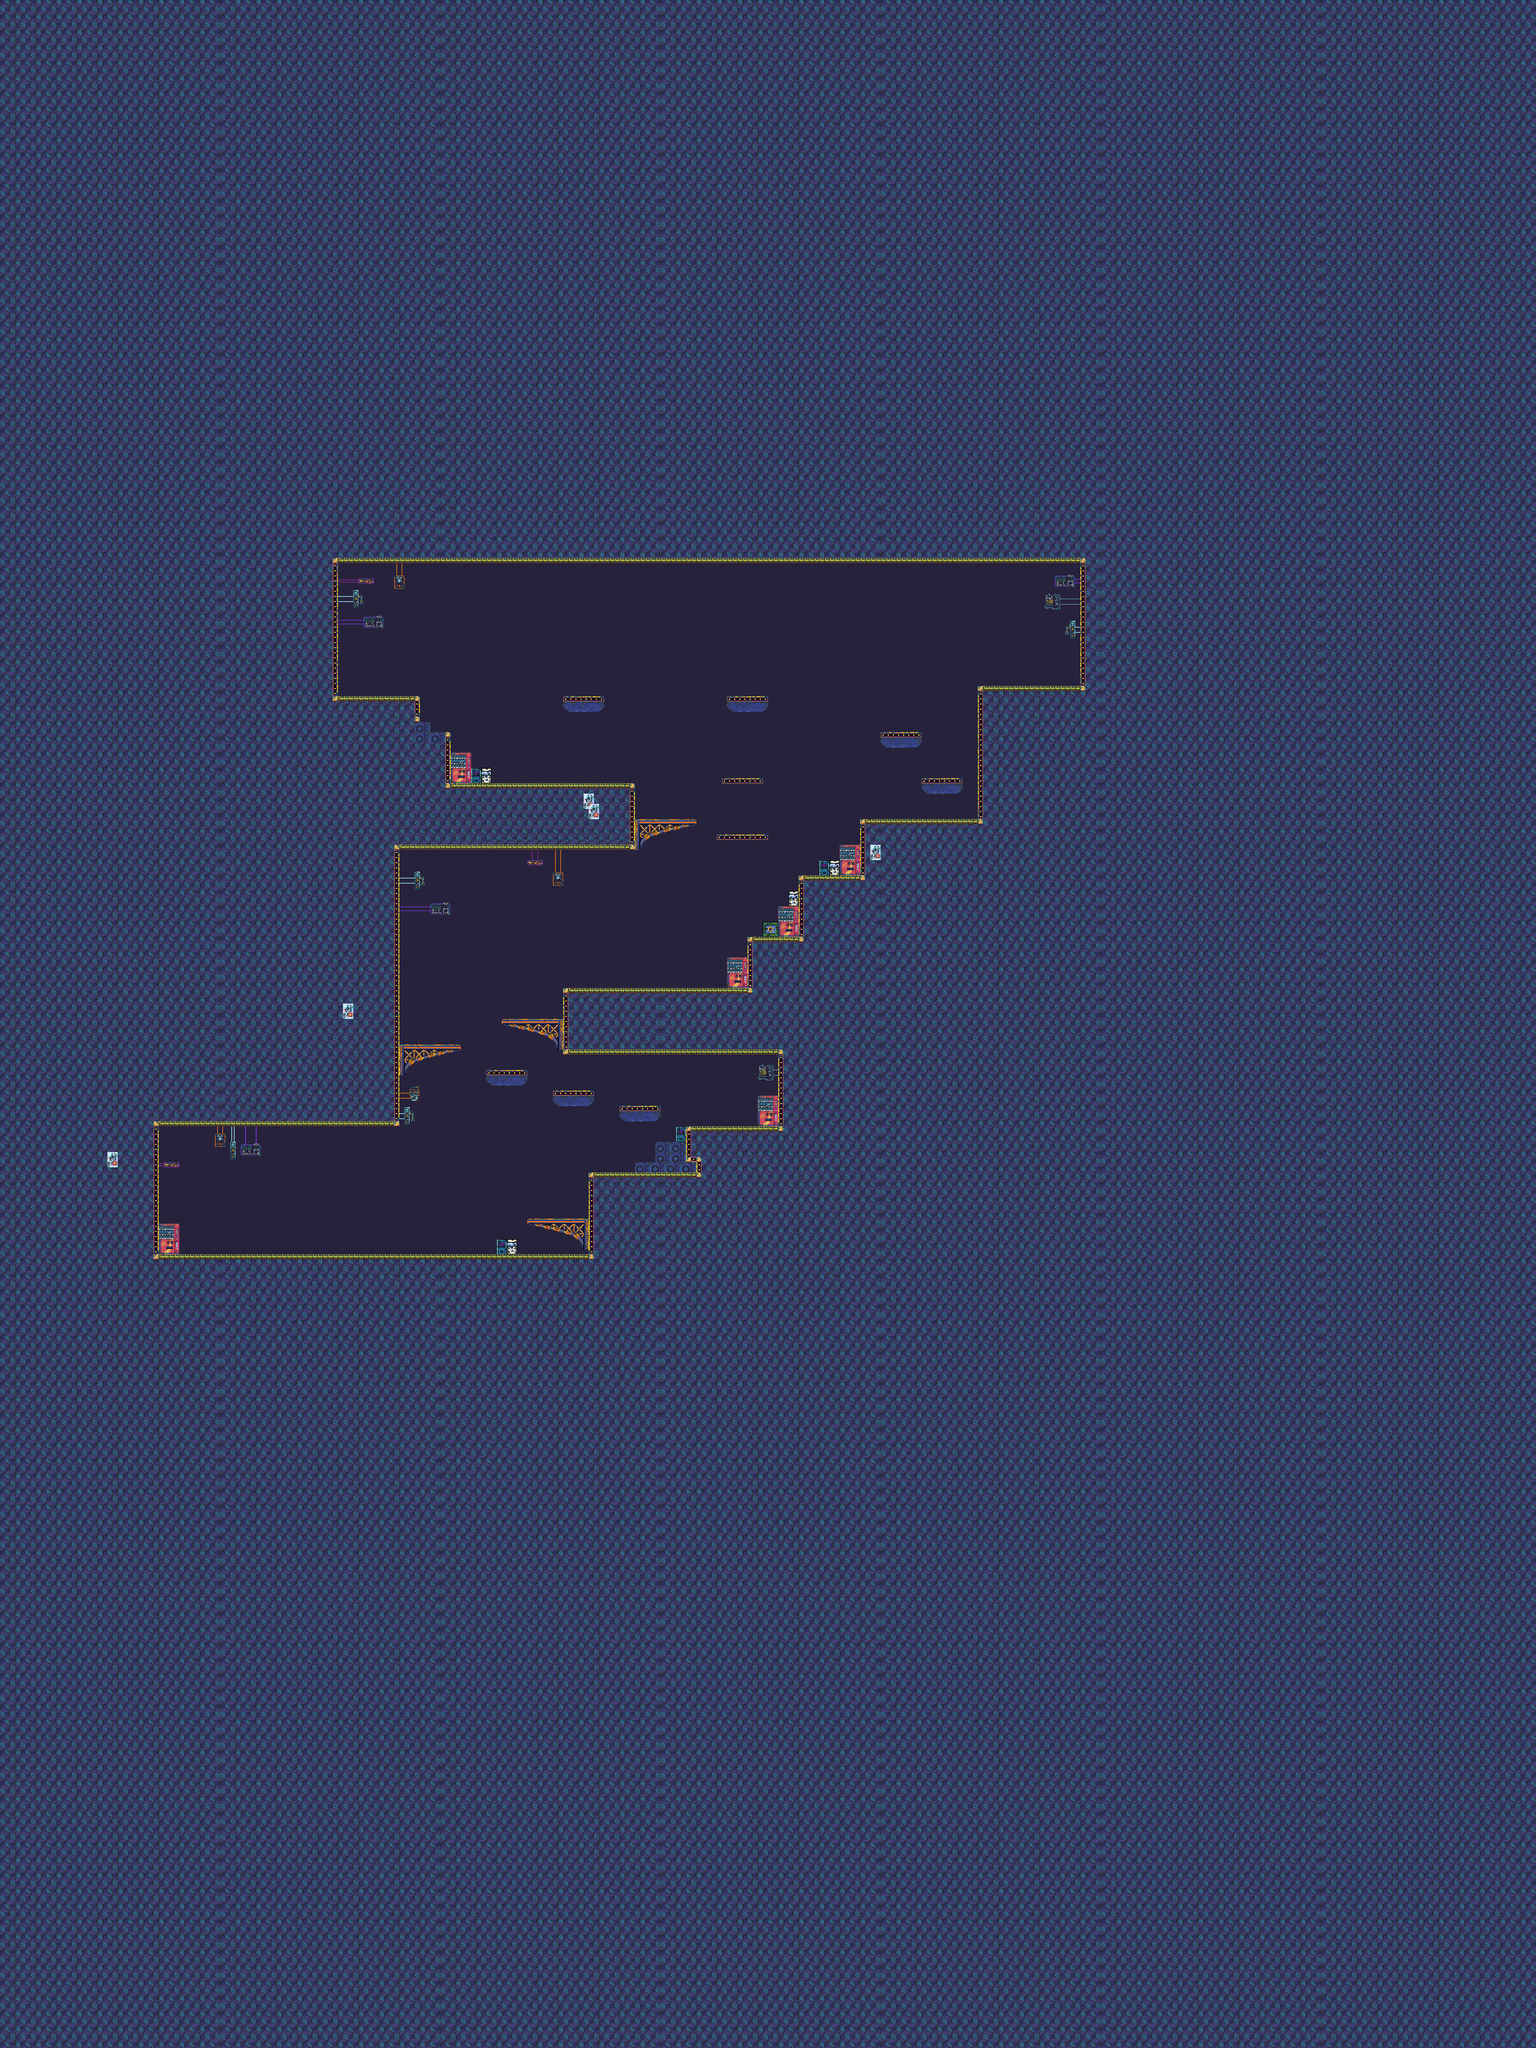

Tiled map render using the project's own tile images. Description and the map definition, with tile-layer contents summarised, below:
An orthogonal 300x400 tile map with 16x16 px tiles, 5 tile layers (platforms, background-1, background, foreground, ...), 2 tilesets and 17 objects (6x block_enemy, 3x weapon, player, easy_password_npc, beach_warp, ...).

<map version="1.10" tiledversion="1.10.2" orientation="orthogonal" renderorder="right-down" width="300" height="400" tilewidth="16" tileheight="16" infinite="0" nextlayerid="14" nextobjectid="58">
 <tileset firstgid="1" source="base_tileset.tsx" />
 <tileset firstgid="1201" source="../hackceler_tiles.tsx" />
 <layer id="4" name="platforms" width="300" height="400">
  <data>[120000 cells, 978 non-empty, 2 distinct tile ids]</data>
 </layer>
 <layer id="8" name="background-1" width="300" height="400">
  <data>[120000 cells, 120000 non-empty, 1 distinct tile ids]</data>
 </layer>
 <layer id="6" name="background" width="300" height="400">
  <data>[120000 cells, 109274 non-empty, 49 distinct tile ids]</data>
 </layer>
 <layer id="7" name="foreground" width="300" height="400">
  <data>[120000 cells, 1559 non-empty, 159 distinct tile ids]</data>
 </layer>
 <layer id="9" name="top" width="300" height="400">
  <data>[120000 cells, 232 non-empty, 95 distinct tile ids]</data>
 </layer>
 <objectgroup id="3" name="objects">
  <object id="1" name="player" x="2064" y="3024">
   <point />
  </object>
  <object id="2" name="easy_password_npc" x="1312" y="3904">
   <properties>
    <property name="walk_data" value="2000,E270,W270" />
   </properties>
  </object>
  <object id="5" name="weapon" x="2160" y="3056">
   <properties>
    <property name="type" value="gun" />
   </properties>
   <point />
  </object>
  <object id="8" name="weapon" x="2592" y="2672">
   <properties>
    <property name="flipped" type="bool" value="true" />
    <property name="type" value="pencil" />
   </properties>
   <point />
  </object>
  <object id="28" name="beach_warp" x="2288" y="3520">
   <point />
  </object>
  <object id="29" name="cloud_warp" x="2816" y="2288">
   <point />
  </object>
  <object id="30" name="ruins_warp" x="736" y="3920">
   <point />
  </object>
  <object id="31" name="ocean_warp" x="1168" y="2176">
   <point />
  </object>
  <object id="33" name="dialogue_boss_gate" x="1856" y="3088">
   <properties>
    <property name="stars_needed" type="int" value="5" />
   </properties>
   <point />
  </object>
  <object id="34" name="arcade_box" x="1760" y="2416">
   <point />
  </object>
  <object id="37" name="block_enemy" x="1008" y="3888">
   <properties>
    <property name="respawn" type="bool" value="true" />
   </properties>
   <point />
  </object>
  <object id="39" name="block_enemy" x="3120" y="2112">
   <point />
  </object>
  <object id="41" name="block_enemy" x="3120" y="2048">
   <point />
  </object>
  <object id="49" name="block_enemy" x="3120" y="1984">
   <point />
  </object>
  <object id="52" name="block_enemy" x="3184" y="2112">
   <point />
  </object>
  <object id="53" name="block_enemy" x="3184" y="2048">
   <point />
  </object>
  <object id="57" name="weapon" x="2304" y="2976">
   <properties>
    <property name="flipped" type="bool" value="true" />
    <property name="type" value="cannon" />
   </properties>
   <point />
  </object>
 </objectgroup>
</map>
